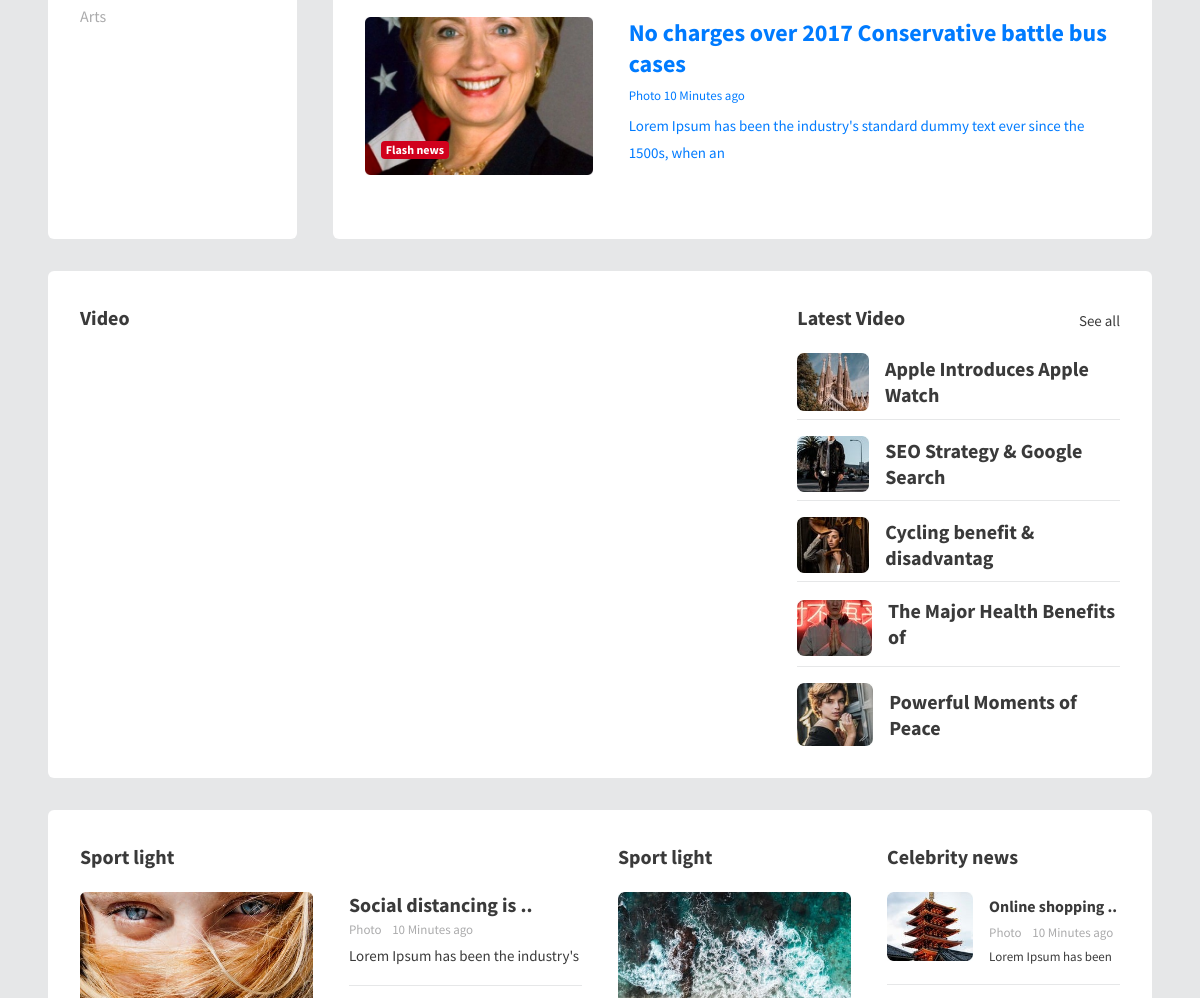
The app's page / (middle part), older data.
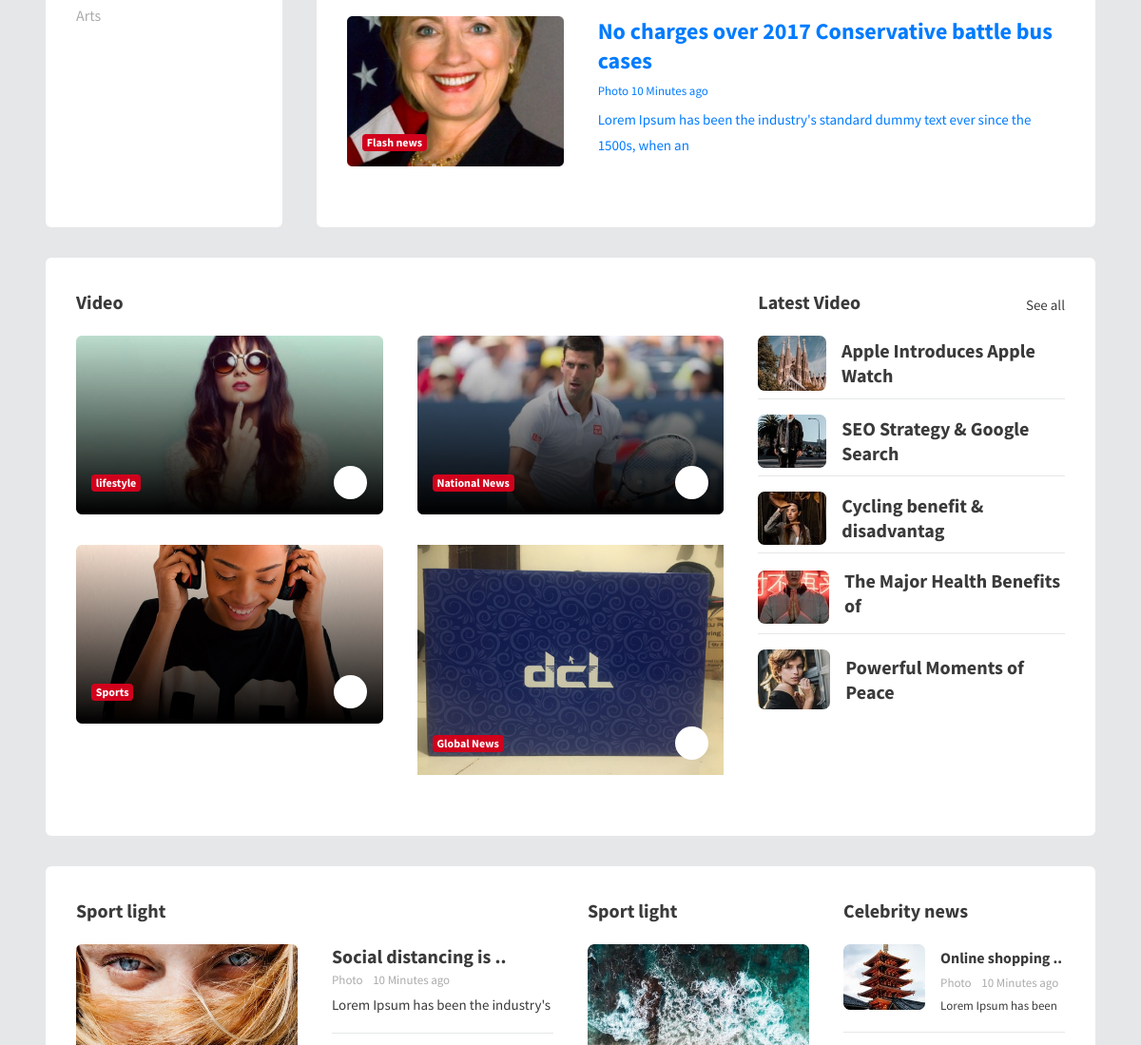
The same page, newer data.
### website/models.py (models this page shows, shortened)
class Category(models.Model):
    name=models.CharField(max_length=100)
    is_menu = models.BooleanField(default=False)
    is_active=models.BooleanField(default=True)

class BreakingNews(models.Model):
     newsImage=models.ImageField(upload_to='breakingnews/')
     newsHeader=models.CharField(max_length=100)
     newsinfo=models.CharField(max_length=50)
     newstitle=models.CharField(max_length=100)
     tags=models.ManyToManyField(Tag)

class video(models.Model):
    VideoImage=models.ImageField(upload_to='video/')
    videoTitle=models.CharField(max_length=100)

### website/views.py (the view)
# urls.py: path('',views.HomeView.as_view()),
class HomeView(TemplateView):
    template_name = 'index.html'
    def get_context_data(self, **kwargs):
        context=super().get_context_data(**kwargs)
        context['menus']=Category.objects.filter(is_menu=True,is_active=True)
        context['flashes']=FlashNews.objects.last()
        context['sliders']=Slider.objects.all()
        context['cards']=Card.objects.all()
        context['breakingnews']=BreakingNews.objects.all()
        context['videos']=video.objects.all()
        return context

### templates/index.html (shortened to what the changed rows need)
{% extends 'base.html' %}
{% block content %}
    {% load static %}
  <body>
    <div class="container-scroller">
      <div class="main-panel">
        <div class="content-wrapper">
          <div class="container">
            <div class="row" data-aos="fade-up">
              <div class="col-lg-3 stretch-card grid-margin">
                <div class="card">
                  <div class="card-body">
                    <ul class="vertical-menu">
                     {% for x in menus %}
                      <li><a href="#">{{ x.name }}</a></li>
                     {% endfor %}
                    </ul>
                  </div>
                </div>
              </div>
              <div class="col-lg-9 stretch-card grid-margin">
                <div class="card">
                  <div class="card-body">
                  {% for x in breakingnews %}
                      <a href="{%  url 'article-details' x.id %}">
                        <div class="row">
                          <div class="col-sm-4 grid-margin">
                            <div class="position-relative">
                              <div class="rotate-img">
                                <img
                                  src="{{ x.newsImage }}"
                                  alt="thumb"
                                  class="img-fluid"
                                />
                              </div>
                              <div class="badge-positioned">
                                <span class="badge badge-danger font-weight-bold"
                                  >Flash news</span
                                >
                              </div>
                            </div>
                          </div>
                          <div class="col-sm-8  grid-margin">
                            <h2 class="mb-2 font-weight-600">
                              {{ x.newsHeader }}
                            </h2>
                            <div class="fs-13 mb-2">
                              <span class="mr-2">{{ x.newsinfo }}
                            </div>
                            <p class="mb-0">
                              {{ x.newstitle }}
                            </p>
                          </div>
                        </div>
                      </a>
                  {% endfor %}
                  </div>
                </div>
              </div>
            </div>
            <div class="row" data-aos="fade-up">
              <div class="col-sm-12 grid-margin">
                <div class="card">
                  <div class="card-body">
                    <div class="row">
                      <div class="col-lg-8">
                        <div class="row">
                            {% for video in videos %}
                              <div class="col-sm-6 grid-margin">
                                <div class="position-relative">
                                  <div class="rotate-img">
                                    <img
                                      src="{{ video.VideoImage }}"
                                      alt="thumb"
                                      class="img-fluid"
                                    />
                                  </div>
                                  <div class="badge-positioned w-90">
                                    <div
                                      class="d-flex justify-content-between align-items-center"
                                    >
                                      <span
                                        class="badge badge-danger font-weight-bold"
                                        >{{ video.videoTitle }}</span
                                      >
                                      <div class="video-icon">
                                      </div>
                                    </div>
                                  </div>
                                </div>
                              </div>
                            {% endfor %}
                        </div>
                      </div>
                    </div>
                  </div>
                </div>
              </div>
            </div>
          </div>
        </div>
      </div>
    </div>
  </body>
{% endblock %}

Row changes from the older to the newer data that the page shows:
added video: VideoImage (picture), videoTitle "lifestyle"
added video: VideoImage (picture), videoTitle "National News"
added video: VideoImage (picture), videoTitle "Sports"
added video: VideoImage (picture), videoTitle "Global News"
